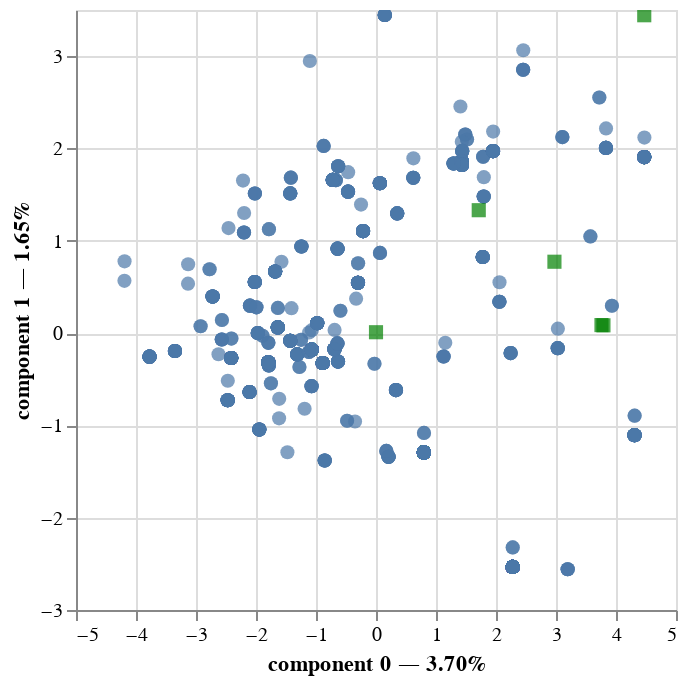

Write notebook code for a chart like this one.
### Markdown cell above
## Visualization

### Code cell
famd.plot(
    dataset,
    x_component=0,
    y_component=1
)

### Figure 1 — Vega-Lite specification as saved in the notebook (floating-point values rounded to 4 significant figures; data arrays with more than 128 entries replaced by an {"elided": "..."} marker saying what was removed)
{"config": {"view": {"continuousWidth": 300, "continuousHeight": 300}}, "layer": [{"data": {"name": "data-384e9ec6a3e2d6f280f13069fadf97a7"}, "mark": {"type": "circle", "size": 50}, "encoding": {"tooltip": [{"field": "name", "type": "nominal"}, {"field": "component 0", "type": "quantitative"}, {"field": "component 1", "type": "quantitative"}], "x": {"axis": {"title": "component 0 — 3.70%"}, "field": "component 0", "scale": {"zero": false}, "type": "quantitative"}, "y": {"axis": {"title": "component 1 — 1.65%"}, "field": "component 1", "scale": {"zero": false}, "type": "quantitative"}}, "name": "view_1"}, {"data": {"name": "data-caea1b9d4fc85b636ab17d66b5b888c9"}, "mark": {"type": "square", "color": "green", "size": 50}, "encoding": {"tooltip": [{"field": "variable", "type": "nominal"}], "x": {"field": "component 0", "scale": {"zero": false}, "type": "quantitative"}, "y": {"field": "component 1", "scale": {"zero": false}, "type": "quantitative"}}}], "params": [{"name": "param_1", "select": {"type": "interval", "encodings": ["x", "y"]}, "bind": "scales", "views": ["view_1"]}], "$schema": "https://vega.github.io/schema/vega-lite/v5.20.1.json", "datasets": {"data-384e9ec6a3e2d6f280f13069fadf97a7": {"elided": "1000 records"}, "data-caea1b9d4fc85b636ab17d66b5b888c9": [{"variable": "alcohol_by_volume", "component 0": 3.791, "component 1": 0.08384, "label": "alcohol_by_volume"}, {"variable": "international_bitterness_units", "component 0": 2.974, "component 1": 0.7729, "label": "international_bitterness_units"}, {"variable": "standard_reference_method", "component 0": 1.712, "component 1": 1.331, "label": "standard_reference_method"}, {"variable": "final_gravity", "component 0": 3.758, "component 1": 0.08651, "label": "final_gravity"}, {"variable": "is_organic", "component 0": 2.846e-06, "component 1": 0.009251, "label": "is_organic"}, {"variable": "style", "component 0": 4.471, "component 1": 3.443, "label": "style"}]}}
